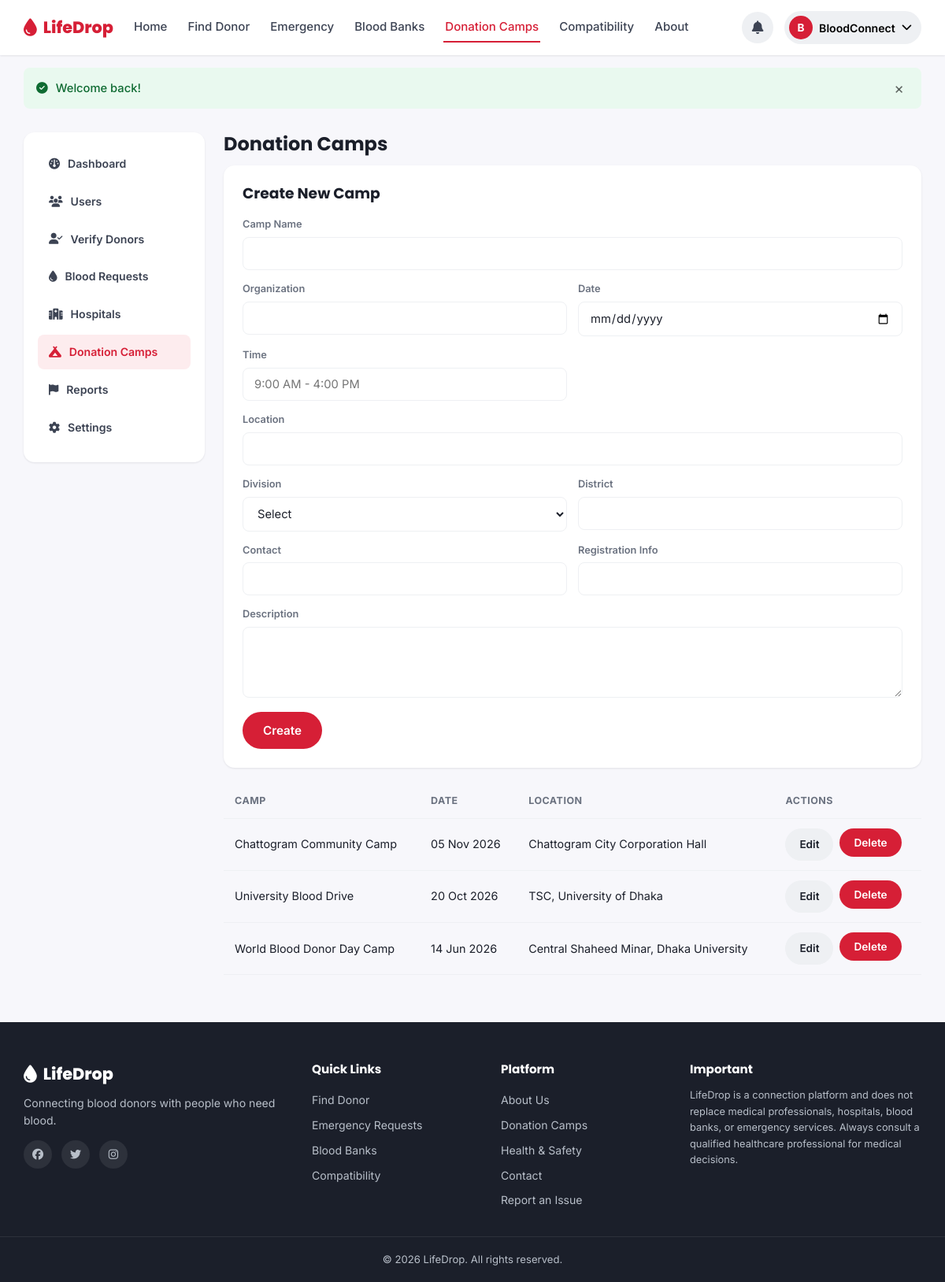
The page /admin/donation-camps.php (signed in) on the database its author committed.
### tables this page shows
CREATE TABLE `users` (
  `id` INT UNSIGNED NOT NULL AUTO_INCREMENT,
  `full_name` VARCHAR(120) NOT NULL,
  `email` VARCHAR(150) NOT NULL,
  `phone` VARCHAR(20) NOT NULL,
  `password_hash` VARCHAR(255) NOT NULL,
  `role` ENUM('donor','seeker','both','admin') NOT NULL DEFAULT 'seeker',
  `blood_group` ENUM('A+','A-','B+','B-','AB+','AB-','O+','O-') DEFAULT NULL,
  `division` VARCHAR(50) DEFAULT NULL,
  `district` VARCHAR(50) DEFAULT NULL,
  `area` VARCHAR(80) DEFAULT NULL,
  `gender` ENUM('Male','Female','Other') DEFAULT NULL,
  `date_of_birth` DATE DEFAULT NULL,
  `profile_photo` VARCHAR(255) DEFAULT NULL,
  `last_donation_date` DATE DEFAULT NULL,
  `availability` ENUM('available','maybe','unavailable') NOT NULL DEFAULT 'available',
  `is_verified` TINYINT(1) NOT NULL DEFAULT 0,
  `is_donor_profile` TINYINT(1) NOT NULL DEFAULT 0,
  `status` ENUM('active','suspended') NOT NULL DEFAULT 'active',
  `total_donations` INT UNSIGNED NOT NULL DEFAULT 0,
  `created_at` TIMESTAMP NOT NULL DEFAULT CURRENT_TIMESTAMP,
  `updated_at` TIMESTAMP NOT NULL DEFAULT CURRENT_TIMESTAMP ON UPDATE CURRENT_TIMESTAMP,
  PRIMARY KEY (`id`),
  UNIQUE KEY `uq_email` (`email`),
  UNIQUE KEY `uq_phone` (`phone`),
  KEY `idx_blood_group` (`blood_group`),
  KEY `idx_division_district` (`division`,`district`),
  KEY `idx_availability` (`availability`)
);

CREATE TABLE `donation_camps` (
  `id` INT UNSIGNED NOT NULL AUTO_INCREMENT,
  `camp_name` VARCHAR(150) NOT NULL,
  `organization` VARCHAR(150) DEFAULT NULL,
  `camp_date` DATE NOT NULL,
  `camp_time` VARCHAR(60) DEFAULT NULL,
  `location` VARCHAR(255) NOT NULL,
  `division` VARCHAR(50) DEFAULT NULL,
  `district` VARCHAR(50) DEFAULT NULL,
  `description` TEXT DEFAULT NULL,
  `contact` VARCHAR(50) DEFAULT NULL,
  `registration_info` VARCHAR(255) DEFAULT NULL,
  `created_by` INT UNSIGNED DEFAULT NULL,
  `created_at` TIMESTAMP NOT NULL DEFAULT CURRENT_TIMESTAMP,
  PRIMARY KEY (`id`),
  KEY `idx_camp_date` (`camp_date`),
  CONSTRAINT `fk_camp_admin` FOREIGN KEY (`created_by`) REFERENCES `users`(`id`) ON DELETE SET NULL
);

### includes/functions.php (called while the page is built, shortened)
<?php
function e($value) {
    return htmlspecialchars($value ?? '', ENT_QUOTES, 'UTF-8');
}

### includes/auth.php (called while the page is built, shortened)
<?php
require_once __DIR__ . '/functions.php';
function is_logged_in() {
    return !empty($_SESSION['user_id']);
}
function current_user() {
    static $user = null;
    static $fetched = false;
    if ($fetched) {
        return $user;
    }
    $fetched = true;
    global $pdo;
    $stmt = $pdo->prepare('SELECT * FROM users WHERE id = :id LIMIT 1');
    $stmt->execute([':id' => $_SESSION['user_id']]);
    $user = $stmt->fetch();
    return $user;
}

### admin/donation-camps.php (the view, shortened to what this page needs)
<?php
require_once __DIR__ . '/../includes/auth.php';
$admin = current_user();
$editing = null;
$camps = $pdo->query('SELECT * FROM donation_camps ORDER BY camp_date DESC')->fetchAll();
require_once __DIR__ . '/../includes/header.php';
require_once __DIR__ . '/_sidebar.php';
?>
<div class="dash-wrap">
    <div class="dash-main">
        <h1>Donation Camps</h1>
        <div class="card mb-2">
            <div class="panel-header"><h3><?= $editing ? 'Edit Camp' : 'Create New Camp' ?></h3></div>
            <form method="post" action="<?= e(SITE_URL) ?>/admin/donation-camps.php">
                <div class="form-grid">
                    <div class="form-group form-full"><label>Camp Name</label><input type="text" name="camp_name" value="<?= e($editing['camp_name'] ?? '') ?>" required></div>
                    <div class="form-group"><label>Organization</label><input type="text" name="organization" value="<?= e($editing['organization'] ?? '') ?>"></div>
                    <div class="form-group"><label>Date</label><input type="date" name="camp_date" value="<?= e($editing['camp_date'] ?? '') ?>" required></div>
                    <div class="form-group"><label>Time</label><input type="text" name="camp_time" value="<?= e($editing['camp_time'] ?? '') ?>" placeholder="9:00 AM - 4:00 PM"></div>
                    <div class="form-group form-full"><label>Location</label><input type="text" name="location" value="<?= e($editing['location'] ?? '') ?>" required></div>
                    <div class="form-group">
                        <label>Division</label>
                        <select name="division">
                            <option value="">Select</option>
                        </select>
                    </div>
                    <div class="form-group"><label>District</label><input type="text" name="district" value="<?= e($editing['district'] ?? '') ?>"></div>
                    <div class="form-group"><label>Contact</label><input type="text" name="contact" value="<?= e($editing['contact'] ?? '') ?>"></div>
                    <div class="form-group"><label>Registration Info</label><input type="text" name="registration_info" value="<?= e($editing['registration_info'] ?? '') ?>"></div>
                    <div class="form-group form-full"><label>Description</label><textarea name="description"><?= e($editing['description'] ?? '') ?></textarea></div>
                </div>
                <div class="form-actions flex gap-1">
                    <button type="submit" class="btn btn-primary"><?= $editing ? 'Update' : 'Create' ?></button>
                </div>
            </form>
        </div>
        <div class="table-wrap">
            <table class="data-table">
                <thead><tr><th>Camp</th><th>Date</th><th>Location</th><th>Actions</th></tr></thead>
                <tbody>
                <?php foreach ($camps as $c): ?>
                    <tr>
                        <td><?= e($c['camp_name']) ?></td>
                        <td><?= e(date('d M Y', strtotime($c['camp_date']))) ?></td>
                        <td><?= e($c['location']) ?></td>
                        <td class="table-actions">
                            <a href="?edit=<?= e($c['id']) ?>" class="btn btn-light btn-sm">Edit</a>
                            <form method="post" style="display:inline;" data-confirm="Delete this camp?">
                                <button type="submit" class="btn btn-danger btn-sm">Delete</button>
                            </form>
                        </td>
                    </tr>
                <?php endforeach; ?>
                </tbody>
            </table>
        </div>
    </div>
</div>
<?php require_once __DIR__ . '/../includes/footer.php'; ?>

### includes/navbar.php (shortened to what this page needs)
<?php
require_once __DIR__ . '/notifications.php';
$user = current_user();
$currentPage = basename($_SERVER['SCRIPT_NAME']);
function nav_active($page, $current) { return $page === $current ? 'active' : ''; }
?>
<header class="navbar">
    <div class="navbar-inner">
        <a class="brand" href="<?= e(SITE_URL) ?>/index.php">
            <i class="fa-solid fa-droplet"></i>
            <span><?= e(SITE_NAME) ?></span>
        </a>
        <nav class="nav-links" id="navLinks">
            <a href="<?= e(SITE_URL) ?>/index.php" class="<?= nav_active('index.php', $currentPage) ?>">Home</a>
            <a href="<?= e(SITE_URL) ?>/find-donor.php" class="<?= nav_active('find-donor.php', $currentPage) ?>">Find Donor</a>
            <a href="<?= e(SITE_URL) ?>/emergency-requests.php" class="<?= nav_active('emergency-requests.php', $currentPage) ?>">Emergency</a>
            <a href="<?= e(SITE_URL) ?>/blood-banks.php" class="<?= nav_active('blood-banks.php', $currentPage) ?>">Blood Banks</a>
            <a href="<?= e(SITE_URL) ?>/donation-camps.php" class="<?= nav_active('donation-camps.php', $currentPage) ?>">Donation Camps</a>
            <a href="<?= e(SITE_URL) ?>/compatibility.php" class="<?= nav_active('compatibility.php', $currentPage) ?>">Compatibility</a>
            <a href="<?= e(SITE_URL) ?>/about.php" class="<?= nav_active('about.php', $currentPage) ?>">About</a>
        </nav>
        <div class="nav-right">
            <?php if ($user): ?>
                <div class="user-menu">
                    <button class="user-menu-btn" id="userMenuBtn" type="button">
                        <?php if (!empty($user['profile_photo'])): ?>
                            <img src="<?= e(UPLOAD_URL . $user['profile_photo']) ?>" alt="" class="avatar-sm">
                        <?php else: ?>
                            <span class="avatar-sm avatar-fallback"><?= e(mb_substr($user['full_name'], 0, 1)) ?></span>
                        <?php endif; ?>
                        <span class="user-menu-name"><?= e(explode(' ', $user['full_name'])[0]) ?></span>
                        <i class="fa-solid fa-chevron-down"></i>
                    </button>
                </div>
            <?php else: ?>
                <a href="<?= e(SITE_URL) ?>/login.php" class="btn-nav">Login</a>
                <a href="<?= e(SITE_URL) ?>/register.php" class="btn-nav-primary">Register</a>
            <?php endif; ?>
        </div>
    </div>
</header>

### assets/css/style.css (style rules this page uses)
:root { --red-600: #d61f36; --red-700: #b5152a; --red-500: #e63950; --red-50: #fdecee; --red-100: #fbd6da; --yellow-500: #f5b342; --yellow-600: #e8a12b; --ink-900: #1b1f2a; --ink-700: #3c4353; --ink-500: #6b7280; --ink-300: #b8bfc9; --ink-100: #eef0f3; --bg: #f7f7fb; --white: #ffffff; --green-600: #16a34a; --green-50: #e9f9ef; --amber-600: #d97706; --amber-50: #fef6e7; --blue-600: #2563eb; --blue-50: #eaf1fe; --radius-sm: 8px; --radius-md: 14px; --radius-lg: 20px; --shadow-sm: 0 1px 3px rgba(27,31,42,0.06), 0 1px 2px rgba(27,31,42,0.04); --shadow-md: 0 8px 24px rgba(27,31,42,0.08); --shadow-lg: 0 20px 45px rgba(27,31,42,0.12); --font-heading: 'Poppins', sans-serif; --font-body: 'Inter', sans-serif; }
* { box-sizing: border-box; }
html { scroll-behavior: smooth; }
body { margin: 0; font-family: var(--font-body); color: var(--ink-900); background: var(--bg); line-height: 1.55; -webkit-font-smoothing: antialiased; }
h1, h2, h3, h4, h5 { font-family: var(--font-heading); margin: 0 0 0.5em; line-height: 1.25; }
a { color: inherit; text-decoration: none; }
button { font-family: inherit; cursor: pointer; }
.btn { display: inline-flex; align-items: center; justify-content: center; gap: 8px; padding: 12px 24px; border-radius: 999px; font-weight: 600; font-size: 0.95rem; border: 2px solid transparent; cursor: pointer; transition: all .18s ease; white-space: nowrap; }
.btn-primary { background: var(--red-600); color: #fff; }
.btn-light { background: var(--ink-100); color: var(--ink-900); }
.btn-danger { background: var(--red-600); color: #fff; }
.btn-sm { padding: 8px 16px; font-size: 0.85rem; }
.navbar { position: sticky; top: 0; z-index: 100; background: var(--white); box-shadow: var(--shadow-sm); }
.navbar-inner { max-width: 1180px; margin: 0 auto; padding: 14px 20px; display: flex; align-items: center; gap: 24px; }
.brand { display: flex; align-items: center; gap: 8px; font-family: var(--font-heading); font-weight: 800; font-size: 1.3rem; color: var(--red-600); }
.brand i { font-size: 1.4rem; }
.nav-links { display: flex; align-items: center; gap: 22px; flex: 1; }
.nav-links a { font-weight: 500; color: var(--ink-700); font-size: 0.94rem; padding: 6px 2px; border-bottom: 2px solid transparent; transition: color .15s; }
.nav-links a:hover, .nav-links a.active { color: var(--red-600); border-bottom-color: var(--red-600); }
.nav-right { display: flex; align-items: center; gap: 14px; }
.user-menu { position: relative; }
.user-menu-btn { display: flex; align-items: center; gap: 8px; background: var(--ink-100); border: none; padding: 6px 12px 6px 6px; border-radius: 999px; }
.avatar-sm { width: 30px; height: 30px; border-radius: 50%; object-fit: cover; }
.avatar-fallback { background: var(--red-600); color: #fff; display: flex; align-items: center; justify-content: center; font-weight: 700; font-size: 0.85rem; }
.user-menu-name { font-weight: 600; font-size: 0.88rem; }
.form-group { display: flex; flex-direction: column; gap: 6px; }
.form-group label { font-size: 0.8rem; font-weight: 600; color: var(--ink-500); }
select, input[type="text"], input[type="email"], input[type="tel"], input[type="password"], input[type="date"], input[type="time"], input[type="number"], textarea { padding: 11px 14px; border: 1.5px solid var(--ink-100); border-radius: var(--radius-sm); font-size: 0.92rem; font-family: inherit; background: #fff; color: var(--ink-900); width: 100%; }
textarea { resize: vertical; min-height: 90px; }
.card { background: #fff; border-radius: var(--radius-md); box-shadow: var(--shadow-sm); padding: 24px; }
.panel-header { display: flex; justify-content: space-between; align-items: center; margin-bottom: 18px; }
.panel-header h3 { margin: 0; }
.form-grid { display: grid; grid-template-columns: 1fr 1fr; gap: 14px; }
.form-full { grid-column: 1 / -1; }
.form-actions { margin-top: 18px; }
.dash-wrap { max-width: 1180px; margin: 30px auto; padding: 0 20px; display: grid; grid-template-columns: 230px 1fr; gap: 24px; }
.dash-main h1 { font-size: 1.5rem; }
.table-wrap { overflow-x: auto; }
table.data-table { width: 100%; border-collapse: collapse; font-size: 0.9rem; }
.data-table th, .data-table td { padding: 12px 14px; text-align: left; border-bottom: 1px solid var(--ink-100); }
.data-table th { color: var(--ink-500); font-size: 0.78rem; text-transform: uppercase; letter-spacing: 0.04em; }
.table-actions { display: flex; gap: 8px; }
.mb-2 { margin-bottom: 20px; }
.flex { display: flex; }
.gap-1 { gap: 8px; }

### rows shown on the page
users: full_name "B", full_name "BloodConnect"
donation_camps: camp_name "Chattogram Community Camp", camp_date "05 Nov 2026", location "Chattogram City Corporation Hall"
donation_camps: camp_name "University Blood Drive", camp_date "20 Oct 2026", location "TSC, University of Dhaka"
donation_camps: camp_name "World Blood Donor Day Camp", camp_date "14 Jun 2026", location "Central Shaheed Minar, Dhaka University"

### other values the page prints
SITE_NAME "LifeDrop"
$fm['message'] "Welcome back!"
$label "Dashboard"
$label "Users"
$label "Verify Donors"
$label "Blood Requests"
$label "Hospitals"
$label "Donation Camps"
$label "Reports"
$label "Settings"
